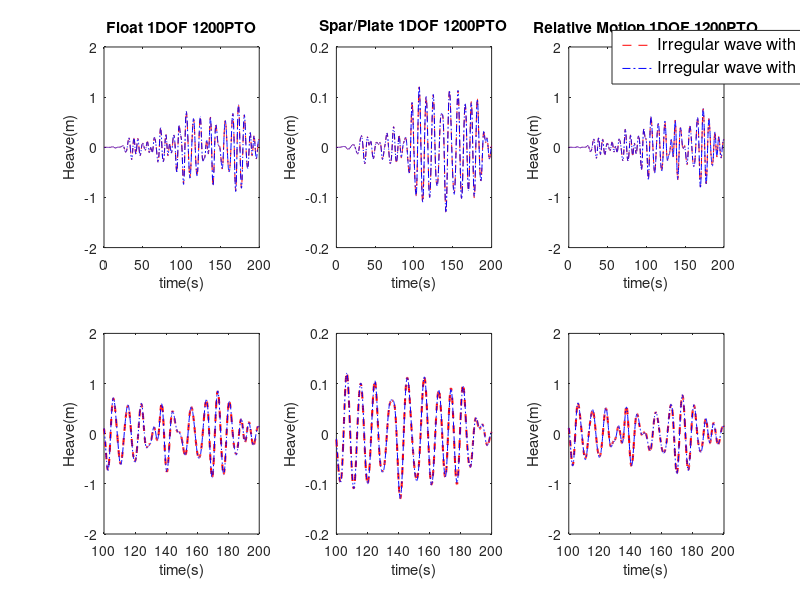

The MATLAB source for this figure:
%%%%%%%%%%%%%%%%%%%%%%%%%%%%%%%%%%%%%%%%%%%%%%%%%%%%%%%%%%%%%%%%%%%%%%%%%%%
% Copyright 2014 the National Renewable Energy Laboratory and Sandia Corporation
% 
% Licensed under the Apache License, Version 2.0 (the "License");
% you may not use this file except in compliance with the License.
% You may obtain a copy of the License at
% 
%     http://www.apache.org/licenses/LICENSE-2.0
% 
% Unless required by applicable law or agreed to in writing, software
% distributed under the License is distributed on an "AS IS" BASIS,
% WITHOUT WARRANTIES OR CONDITIONS OF ANY KIND, either express or implied.
% See the License for the specific language governing permissions and
% limitations under the License.
%%%%%%%%%%%%%%%%%%%%%%%%%%%%%%%%%%%%%%%%%%%%%%%%%%%%%%%%%%%%%%%%%%%%%%%%%%%

% Plots solver-to-solver comparison for the newly run simulation for the
% irregular waves.

cd irregularCIC
load('irregularCIC.mat')       % Load WEC-Sim Run Data
cd .. ; cd irregularSS
load('irregularSS.mat')        % Load WEC-Sim Run Data
cd ..

fprintf('\nIrregular wave with convolution Integral')
fprintf(['\nBody1_Heave Max Diff = ' num2str(irregularCIC.B1_H_max) ...
    ' m at time = ' num2str(irregularCIC.B1.WEC_Sim_org.time(irregularCIC.B1_H_I)) 's\n'])
fprintf(['Body2_Heave Max Diff = ' num2str(irregularCIC.B2_H_max) ...
    ' m at time = ' num2str(irregularCIC.B2.WEC_Sim_org.time(irregularCIC.B2_H_I)) 's\n'])
fprintf(['Relative_Heave Max Diff = ' num2str(irregularCIC.Rel_H_max) ...
    ' m at time = ' num2str(irregularCIC.Rel.WEC_Sim_org.time(irregularCIC.Rel_H_I)) 's\n'])

fprintf('\nIrregular wave with state space')
fprintf(['\nBody1_Heave Max Diff = ' num2str(irregularSS.B1_H_max) ...
    ' m at time = ' num2str(irregularSS.B1.WEC_Sim_org.time(irregularSS.B1_H_I)) 's\n'])
fprintf(['Body2_Heave Max Diff = ' num2str(irregularSS.B2_H_max) ...
    ' m at time = ' num2str(irregularSS.B2.WEC_Sim_org.time(irregularSS.B2_H_I)) 's\n'])
fprintf(['Relative_Heave Max Diff = ' num2str(irregularSS.Rel_H_max) ...
    ' m at time = ' num2str(irregularSS.Rel.WEC_Sim_org.time(irregularSS.Rel_H_I)) 's\n'])

%% Plot Heave Comparisons
h=figure('units','normalized','outerposition',[0 0 1 1]);
% First Row = All simulations, all times
% Second Row = All simulations, t=350-400s
% Third Row = Original and New WEC-Sim runs only, t=350-400s

%First Column: Body 1 Heave
startTime = 100;
subplot(2,3,1)
plot(irregularCIC.B1.WEC_Sim_new.time,irregularCIC.B1.WEC_Sim_new.heave,'r--',...
      irregularCIC.B1.WEC_Sim_new.time, irregularSS.B1.WEC_Sim_new.heave,'b-.')
xlabel('time(s)')
ylabel('Heave(m)')
title('Float 1DOF 1200PTO')
% str1=['Max Diff = ' num2str(regularCIC.B1_H_max) ' m'];
% str2=['at time = ' num2str(B1.WEC_Sim_org.time(regularCIC.B1_H_I)) 's'];
% a=text(10,1.5,str1);set(a,'FontSize',12)
% a=text(10,1.2,str2);set(a,'FontSize',12)
xlim([0 200])
ylim([-2 2])

subplot(2,3,4)
m=plot(irregularCIC.B1.WEC_Sim_new.time(find( irregularCIC.B1.WEC_Sim_new.time==startTime):end),...
       irregularCIC.B1.WEC_Sim_new.heave(find(irregularCIC.B1.WEC_Sim_new.time==startTime):end),'r--',...
        irregularSS.B1.WEC_Sim_new.time(find(  irregularSS.B1.WEC_Sim_new.time==startTime):end),...
        irregularSS.B1.WEC_Sim_new.heave(find( irregularSS.B1.WEC_Sim_new.time==startTime):end),'b-.');
a=get(m(1),'LineWidth')+1;
set(m(1),'LineWidth',a)
xlabel('time(s)')
ylabel('Heave(m)')
xlim([100 200])
ylim([-2 2])

%Second Column: Body 2 Heave
subplot(2,3,2)
plot(irregularCIC.B2.WEC_Sim_new.time,irregularCIC.B2.WEC_Sim_new.heave,'r--',...
      irregularSS.B2.WEC_Sim_new.time, irregularSS.B2.WEC_Sim_new.heave,'b-.')
xlabel('time(s)')
ylabel('Heave(m)')
title('Spar/Plate 1DOF 1200PTO')
% str1=['Max Diff = ' num2str(regularCIC.B2_H_max) ' m'];
% str2=['at time = ' num2str(B1.WEC_Sim_org.time(regularCIC.B2_H_I)) 's'];
% a=text(10,0.18,str1);set(a,'FontSize',12)
% a=text(10,0.15,str2);set(a,'FontSize',12)
xlim([0 200])
ylim([-0.2 0.2])

subplot(2,3,5)
m=plot(irregularCIC.B2.WEC_Sim_new.time(find( irregularCIC.B2.WEC_Sim_new.time==startTime):end),...
       irregularCIC.B2.WEC_Sim_new.heave(find(irregularCIC.B2.WEC_Sim_new.time==startTime):end),'r--',...
        irregularSS.B2.WEC_Sim_new.time(find(  irregularSS.B2.WEC_Sim_new.time==startTime):end),...
        irregularSS.B2.WEC_Sim_new.heave(find( irregularSS.B2.WEC_Sim_new.time==startTime):end),'b-.');
a=get(m(1),'LineWidth')+1;
set(m(1),'LineWidth',a)
xlabel('time(s)')
ylabel('Heave(m)')
xlim([100 200])
ylim([-0.2 0.2])

%Third Column: Relative Heave
subplot(2,3,3)
plot(irregularCIC.Rel.WEC_Sim_new.time,irregularCIC.Rel.WEC_Sim_new.heave,'r--',...
      irregularSS.Rel.WEC_Sim_new.time, irregularSS.Rel.WEC_Sim_new.heave,'b-.')
xlabel('time(s)')
ylabel('Heave(m)')
title('Relative Motion 1DOF 1200PTO')
% str1=['Max Diff = ' num2str(regularCIC.Rel_H_max) ' m'];
% str2=['at time = ' num2str(Rel.WEC_Sim_org.time(regularCIC.Rel_H_I)) 's'];
% a=text(10,1.5,str1);set(a,'FontSize',12)
% a=text(10,1.2,str2);set(a,'FontSize',12)
xlim([0 200])
ylim([-2 2])
l=legend('Irregular wave with convolution Integral','Irregular wave with state space');
set(l,'Position',[0.765 0.86 0.07 0.05],'Units','normalized',...
    'FontSize',12);

subplot(2,3,6)
m=plot(irregularCIC.Rel.WEC_Sim_new.time(find( irregularCIC.Rel.WEC_Sim_new.time==startTime):end),...
       irregularCIC.Rel.WEC_Sim_new.heave(find(irregularCIC.Rel.WEC_Sim_new.time==startTime):end),'r--',...
        irregularSS.Rel.WEC_Sim_new.time(find(  irregularSS.Rel.WEC_Sim_new.time==startTime):end),...
        irregularSS.Rel.WEC_Sim_new.heave(find( irregularSS.Rel.WEC_Sim_new.time==startTime):end),'b-.');
a=get(m(1),'LineWidth')+1;
set(m(1),'LineWidth',a)
xlabel('time(s)')
ylabel('Heave(m)')
xlim([100 200])
ylim([-2 2])

clear a h l m B1_H_Tolerance B2_H_Tolerance Rel_H_Tolerance str1 str2
